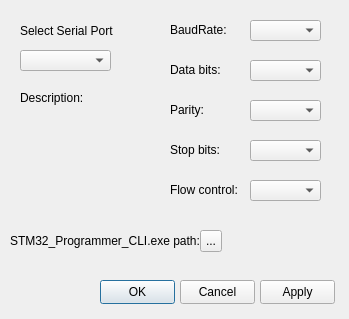
<?xml version="1.0" encoding="UTF-8"?>
<ui version="4.0">
 <class>Configure</class>
 <widget class="QDialog" name="Configure">
  <property name="geometry">
   <rect>
    <x>0</x>
    <y>0</y>
    <width>349</width>
    <height>319</height>
   </rect>
  </property>
  <property name="windowTitle">
   <string>Dialog</string>
  </property>
  <widget class="QLabel" name="BaudRateLabel">
   <property name="geometry">
    <rect>
     <x>170</x>
     <y>20</y>
     <width>81</width>
     <height>20</height>
    </rect>
   </property>
   <property name="text">
    <string>BaudRate:</string>
   </property>
  </widget>
  <widget class="QComboBox" name="BaudRateBox">
   <property name="geometry">
    <rect>
     <x>250</x>
     <y>20</y>
     <width>71</width>
     <height>21</height>
    </rect>
   </property>
  </widget>
  <widget class="QComboBox" name="DatabitsBox">
   <property name="geometry">
    <rect>
     <x>250</x>
     <y>60</y>
     <width>71</width>
     <height>21</height>
    </rect>
   </property>
  </widget>
  <widget class="QLabel" name="DatabitsLabel">
   <property name="geometry">
    <rect>
     <x>170</x>
     <y>60</y>
     <width>81</width>
     <height>20</height>
    </rect>
   </property>
   <property name="text">
    <string>Data bits:</string>
   </property>
  </widget>
  <widget class="QPushButton" name="Ok_Button">
   <property name="geometry">
    <rect>
     <x>100</x>
     <y>280</y>
     <width>75</width>
     <height>24</height>
    </rect>
   </property>
   <property name="text">
    <string>OK</string>
   </property>
  </widget>
  <widget class="QPushButton" name="Cancel_Button">
   <property name="geometry">
    <rect>
     <x>180</x>
     <y>280</y>
     <width>75</width>
     <height>24</height>
    </rect>
   </property>
   <property name="text">
    <string>Cancel</string>
   </property>
  </widget>
  <widget class="QPushButton" name="Apply_Button">
   <property name="geometry">
    <rect>
     <x>260</x>
     <y>280</y>
     <width>75</width>
     <height>24</height>
    </rect>
   </property>
   <property name="text">
    <string>Apply</string>
   </property>
  </widget>
  <widget class="QLabel" name="ParityLabel">
   <property name="geometry">
    <rect>
     <x>170</x>
     <y>100</y>
     <width>81</width>
     <height>20</height>
    </rect>
   </property>
   <property name="text">
    <string>Parity:</string>
   </property>
  </widget>
  <widget class="QComboBox" name="ParityBox">
   <property name="geometry">
    <rect>
     <x>250</x>
     <y>100</y>
     <width>71</width>
     <height>21</height>
    </rect>
   </property>
  </widget>
  <widget class="QLabel" name="StopbitsLabel">
   <property name="geometry">
    <rect>
     <x>170</x>
     <y>140</y>
     <width>81</width>
     <height>20</height>
    </rect>
   </property>
   <property name="text">
    <string>Stop bits:</string>
   </property>
  </widget>
  <widget class="QComboBox" name="StopbitsBox">
   <property name="geometry">
    <rect>
     <x>250</x>
     <y>140</y>
     <width>71</width>
     <height>21</height>
    </rect>
   </property>
  </widget>
  <widget class="QLabel" name="FlowcontrolLabel">
   <property name="geometry">
    <rect>
     <x>170</x>
     <y>180</y>
     <width>81</width>
     <height>20</height>
    </rect>
   </property>
   <property name="text">
    <string>Flow control:</string>
   </property>
  </widget>
  <widget class="QComboBox" name="FlowcontrolBox">
   <property name="geometry">
    <rect>
     <x>250</x>
     <y>180</y>
     <width>71</width>
     <height>21</height>
    </rect>
   </property>
  </widget>
  <widget class="QLabel" name="SelectLabel">
   <property name="geometry">
    <rect>
     <x>20</x>
     <y>20</y>
     <width>101</width>
     <height>21</height>
    </rect>
   </property>
   <property name="text">
    <string>Select Serial Port</string>
   </property>
  </widget>
  <widget class="QComboBox" name="SelectBox">
   <property name="geometry">
    <rect>
     <x>20</x>
     <y>50</y>
     <width>91</width>
     <height>21</height>
    </rect>
   </property>
  </widget>
  <widget class="QLabel" name="descriptionLabel">
   <property name="geometry">
    <rect>
     <x>20</x>
     <y>90</y>
     <width>86</width>
     <height>16</height>
    </rect>
   </property>
   <property name="text">
    <string>Description:</string>
   </property>
  </widget>
  <widget class="QLabel" name="CLI_Label">
   <property name="geometry">
    <rect>
     <x>10</x>
     <y>230</y>
     <width>201</width>
     <height>21</height>
    </rect>
   </property>
   <property name="text">
    <string>STM32_Programmer_CLI.exe path:</string>
   </property>
  </widget>
  <widget class="QToolButton" name="CLI_pathButton">
   <property name="geometry">
    <rect>
     <x>200</x>
     <y>230</y>
     <width>22</width>
     <height>22</height>
    </rect>
   </property>
   <property name="text">
    <string>...</string>
   </property>
  </widget>
 </widget>
 <resources/>
 <connections/>
</ui>
